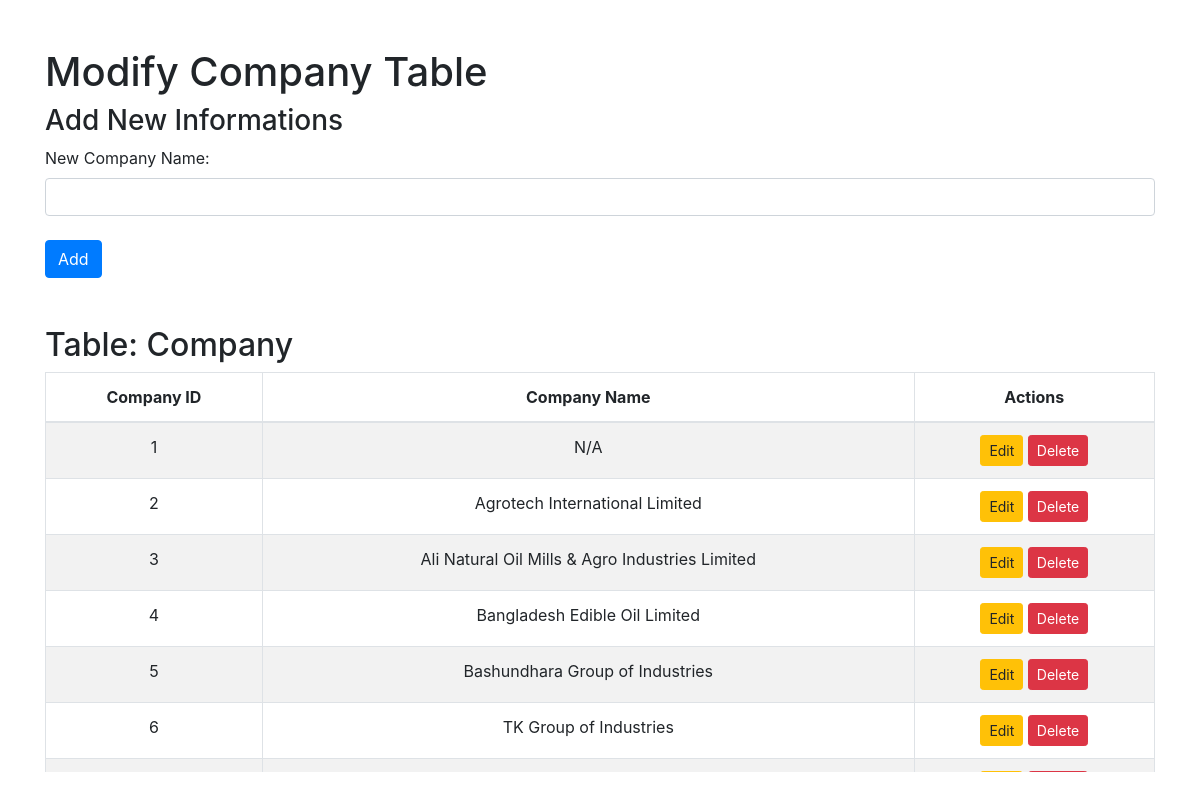
/input_tables/input_company.php, run on the app's committed database.
### tables this page shows
CREATE TABLE `company` (
  `CompanyID` int(11) NOT NULL,
  `CompanyName` varchar(255) NOT NULL
);

### input_tables/input_company.php (the view, shortened to what this page needs)
<?php
include('../db_connect.php');
?>
<!DOCTYPE html>
<html>
<head>
    <link href="https://cdnjs.cloudflare.com/ajax/libs/bootstrap/4.6.2/css/bootstrap.min.css" rel="stylesheet">
</head>
<body>
    <div class="container mt-5">
        <h1>Modify Company Table</h1>
        <h3>Add New Informations</h3>
        <form method="post" action="input_company.php" class="mb-4">
            <div class="form-group">
                <label for="companyName">New Company Name:</label>
                <input type="text" id="companyName" name="companyName" class="form-control" required>
            </div>
            <button type="submit" class="btn btn-primary mt-2">Add</button>
        </form>
        <h2>Table: Company</h2>
        <div class="table-responsive">
            <table class="table table-bordered table-striped">
                <thead>
                    <tr>
                        <th>Company ID</th>
                        <th>Company Name</th>
                        <th>Actions</th>
                    </tr>
                </thead>
                <tbody>
                    <?php
                    $result = $conn->query("SELECT * FROM company");
                    while ($row = $result->fetch_assoc()) {
                        echo "<tr>";
                        echo "<td>" . htmlspecialchars($row['CompanyID']) . "</td>";
                        echo "<td>" . htmlspecialchars($row['CompanyName']) . "</td>";
                        echo "<td>";
                        echo "<a href='?action=edit&id=" . $row['CompanyID'] . "' class='btn btn-warning btn-sm'>Edit</a> ";
                        echo "<a href='?action=delete&id=" . $row['CompanyID'] . "' class='btn btn-danger btn-sm' onclick=\"return confirm('Are you sure you want to delete this record?');\">Delete</a>";
                        echo "</td>";
                        echo "</tr>";
                    }
                    ?>
                </tbody>
            </table>
        </div>
    </div>
</body>
</html>

### input_tables/input_company.php (style rules this page uses)
table th, table td { text-align: center; vertical-align: middle; }
.table-responsive { max-height: 400px; overflow-y: auto; }

### data on the page
company: CompanyID "1", CompanyName "N/A"
company: CompanyID "2", CompanyName "Agrotech International Limited"
company: CompanyID "3", CompanyName "Ali Natural Oil Mills & Agro Industries Limited"
company: CompanyID "4", CompanyName "Bangladesh Edible Oil Limited"
company: CompanyID "5", CompanyName "Bashundhara Group of Industries"
company: CompanyID "6", CompanyName "TK Group of Industries"
